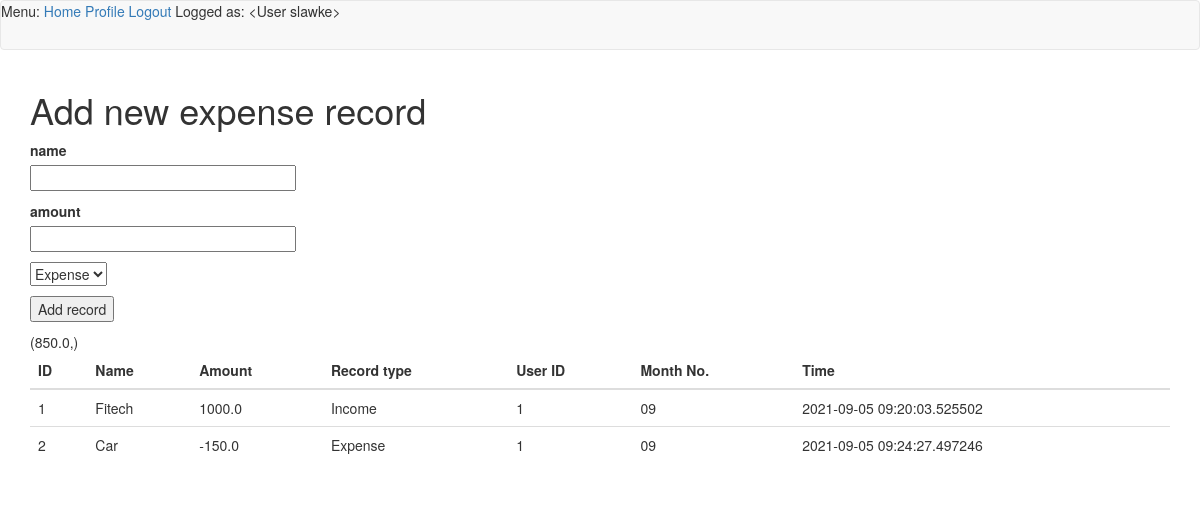
The app's page /add (signed in) with its own data.
### app/models.py (models this page shows, shortened)
class User(UserMixin, db.Model):
    id = db.Column(db.Integer, primary_key=True)
    username = db.Column(db.String(64), index=True, unique=True)
    email = db.Column(db.String(120), index=True, unique=True)
    password_hash = db.Column(db.String(128))
    posts = db.relationship('Post', backref='author', lazy='dynamic')
    def __repr__(self):
        return '<User {}>'.format(self.username)

class Expenses(db.Model):
    id = db.Column(db.Integer, primary_key=True)
    name = db.Column(db.String)
    amount = db.Column(db.String(140))
    monthno = db.Column(db.String, default=str(datetime.utcnow().strftime("%m")))
    timestamp = db.Column(db.DateTime, index=True, default=datetime.utcnow())
    user_id = db.Column(db.String, db.ForeignKey('user.id')) #nullable=False eventually try
    exorin = db.Column(db.String)
    user_nick = db.relationship('User', backref=db.backref('users', lazy=True))

### app/routes.py (the view, shortened to what this page needs)
@app.route('/add', methods=['GET', 'POST'])
def add():
    form = ExpensesForm()
    exp = Expenses.query.all()
    summary = (Expenses.query.with_entities(func.sum(Expenses.amount)).all()[0])
    print(type(summary))
    return render_template('add.html', title='Add', form=form, exp=exp, summary=summary)

### app/forms.py
class ExpensesForm(FlaskForm):
    name = StringField('name', validators=[DataRequired()])
    amount = FloatField('amount', validators=[DataRequired()])
    exorin = SelectField(u'Expense or Income', choices=[('Expense', 'Expense'), ('Income', 'Income')])
    add = SubmitField('Add record')

### app/models.py (called while the page is built)
@login.user_loader
def load_user(id):
    return User.query.get(int(id))

### app/templates/add.html (shortened to what this page needs)
{% extends "base.html" %}
{% block app_content %}
<body>
    <h1>Add new expense record</h1>
    <form action="" method="post" novalidate>
        <p>
            {{ form.name.label }}<br>
            {{ form.name(size=32) }}
        </p>
        <p>
            {{ form.amount.label }}<br>
            {{ form.amount(size=32) }}
        </p>
        <p>{{ form.exorin() }}</p>
        <p>{{ form.add() }}</p>
    </form>
<table class="table table-sm ">
    <thead>
    <tr>
        <th>ID</th>
        <th>Name</th>
        <th>Amount</th>
        <th>Record type</th>
        <th>User ID</th>
        <th>Month No.</th>
        <th>Time</th>
    </tr>
    {% for expenses in exp if '9' in expenses.monthno %}
    <tr>
        <td>{{ expenses.id }} </a></td>
        <td>{{ expenses.name }}</td>
        <td>{{ expenses.amount }}</td>
        <td>{{ expenses.exorin }}</td>
        <td>{{ expenses.user_id }}</td>
        <td>{{ expenses.monthno }}</td>
        <td>{{ expenses.timestamp }}</td>
    </tr>
    {% endfor %}
    </thead>
</table>
</body>
{% endblock %}

### app/templates/base.html (shortened to what this page needs)
{% extends 'bootstrap/base.html' %}
{% block navbar %}
    <nav class="navbar navbar-default">
        <div>
            Menu:
            <a href="{{ url_for('index') }}">Home</a>
            {% if current_user.is_anonymous %}
            <a href="{{ url_for('login') }}">Login</a>
            <a href="{{ url_for('register') }}">Register</a>
            {% else %}
            <a href="{{ url_for('user', username=current_user.username) }}">Profile</a>
            <a href="{{ url_for('logout') }}">Logout</a>
            {% endif %}
            Logged as: {{ current_user }}
        </div>
    </nav>
{% endblock %}
{% block content %}
    <div class="container">
        {% block app_content %}{% endblock %}
    </div>
{% endblock %}

### records on screen
User: username "<User slawke>"
Expenses: id "1", name "Fitech", amount "1000.0", exorin "Income", user_id "1", monthno "09", timestamp "2021-09-05 09:20:03.525502"
Expenses: id "2", name "Car", amount "-150.0", exorin "Expense", user_id "1", monthno "09", timestamp "2021-09-05 09:24:27.497246"
